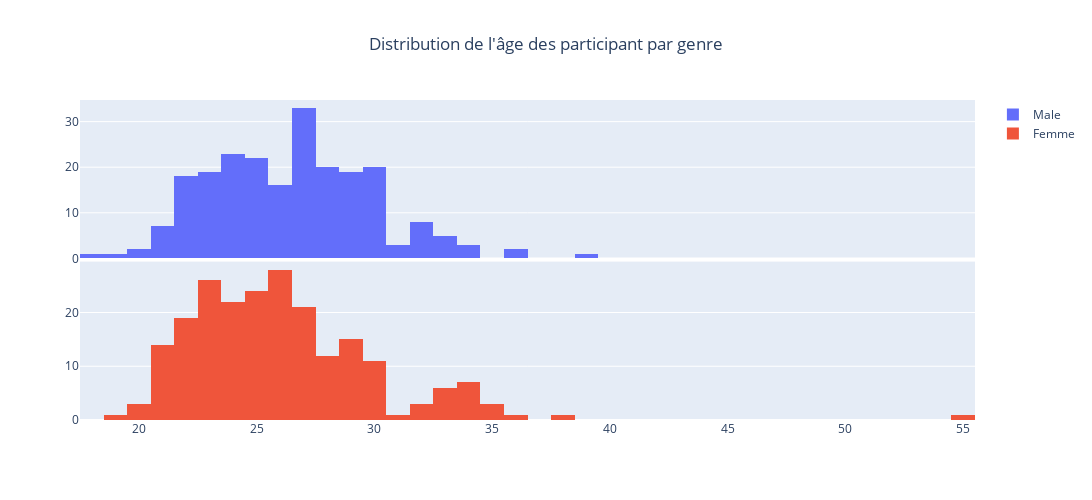

Notebook code cell kept with this figure:
### Code cell
fig_age = make_subplots(rows= 2, cols= 1,shared_xaxes = True, vertical_spacing = 0.01,)
fig_age.add_trace(
    go.Histogram(
        name='Male',
        x = df["age"][(df["gender"] == 1)]),
        row = 1,
        col = 1)

fig_age.add_trace(
    go.Histogram(
        name='Femme',
        x = df["age"][(df["gender"] == 0)]),
        row = 2,
        col = 1)

fig_age.update_layout( 
                    width=1500, 
                    height=500, 
                    title= {'x' : 0.5},
                    title_text="Distribution de l'âge des participant par genre",
                    )

### Figure 1 — Plotly figure (JSON) as saved in the notebook; plotly's stock layout.template omitted (floating-point values rounded to 4 significant figures; data arrays with more than 128 entries replaced by an {"elided": "..."} marker saying what was removed)
{"data": [{"name": "Male", "type": "histogram", "x": {"elided": "226 int values"}, "xaxis": "x", "yaxis": "y"}, {"name": "Femme", "type": "histogram", "x": {"elided": "223 int values"}, "xaxis": "x2", "yaxis": "y2"}], "layout": {"height": 500, "title": {"text": "Distribution de l'âge des participant par genre", "x": 0.5}, "width": 1500, "xaxis": {"anchor": "y", "domain": [0, 1], "matches": "x2", "showticklabels": false}, "xaxis2": {"anchor": "y2", "domain": [0, 1]}, "yaxis": {"anchor": "x", "domain": [0.505, 1]}, "yaxis2": {"anchor": "x2", "domain": [0, 0.495]}}}
